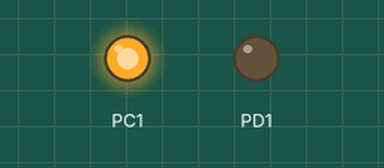
Simulated run of this program. Board: ATmega328P, built with avr-gcc and emulated at 16 MHz. On the bench: output pins drawn as LEDs (lit = HIGH).

Above: at 0.1 s.
Timing chart, 0 to 1.6 s (numbered marks = the images above):
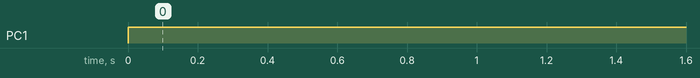

The program:

main.c
```c
#define F_CPU 16000000UL
#include <avr/io.h>
#include <avr/interrupt.h>
#include <util/delay.h>


volatile int val, power = 0; //val value and power on/off state
void init_pwm(void) {
	DDRD |= (1<<PORTD1);
	DDRC |= (1<<PORTC1);
	TCCR0A |=
	(1<<WGM01)|
	(1<<WGM00)|
	(1<<COM0A1);
	PCMSK1 |= (1<<PCINT9);
	PCICR |= (1<<PCIE1);
	TCCR0B |=
	(1<<CS02)| // Prescaler = 1024
	(1<<CS00);

}

void init_adc(void) {
	DDRC &= (0<<PORTC0);  //adc initialization
	PORTC |= (1<<PORTC1);
	ADMUX |= (1<<REFS0);
	ADCSRA |=
	(1<<ADEN)|
	(1<<ADPS2)|
	(1<<ADPS1)|
	(1<<ADPS0); // prescaler = 128
	sei();
}

int main(void)
{
    init_adc(); // initialization
	init_pwm();
    while (1)
    {
		if (power == 1) {
			ADCSRA |= (1<<ADSC);
			while((ADCSRA&(1<<ADIF))==0); //wait for conversion
			ADCSRA |= (1<<ADIF); //reset
			val = ADC; // store ADC to val for debugging
			OCR0A = (224/1024)*val; //max speed = 95% of PMW
		}
		else
			OCR0A = 0;
    }
}

//PC1 = power button
ISR(PCINT1_vect) {
	if(!(PINC & (1 << PINC1))) {
		_delay_ms(100);
		while(!(PINC&(1<<PINC1)));
		power ^= 1; //toggle power
	}
}
```

Measured:
- by itself, PC1: LOW → HIGH at 0.00 s
